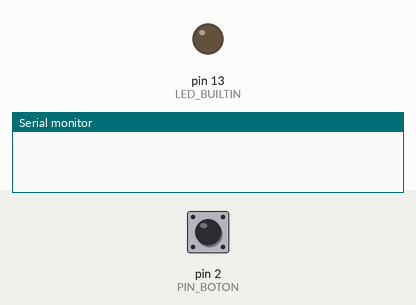
Recording of a sketch running on a simulated Arduino Uno, built with avr-gcc and run on an emulated ATmega328P. Parts: output pins drawn as LEDs (lit = HIGH), the last lines printed to the serial monitor. The inputs (shaded band) are chosen by the test bench; at power-on: pin 2 (PIN_BOTON) HIGH.

Above: at 1.2 s.
1.3 s: pin 2 (PIN_BOTON) pulled LOW for 0.15 s
At 1.6 s:
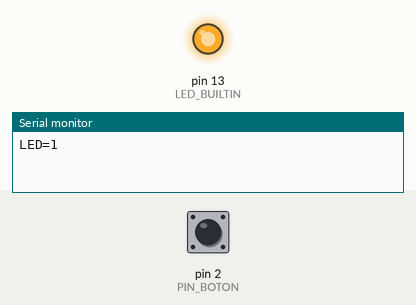
2.9 s: pin 2 (PIN_BOTON) pulled LOW for 1 s
At 4.0 s:
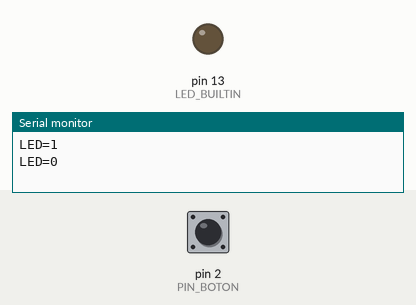
5.4 s: pin 2 (PIN_BOTON) pulled LOW for 3.2 s
At 5.9 s:
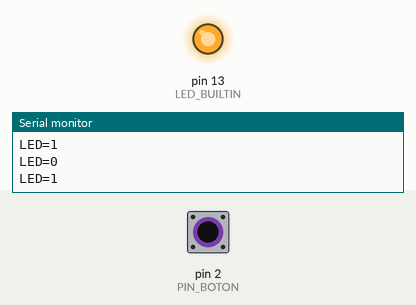
Timing chart, 0 to 8.4 s (numbered marks = the images above; inputs shaded):
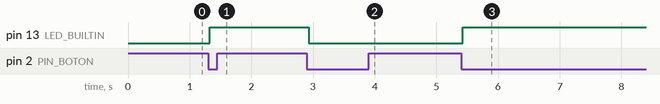

Measured:
- after the input at 1.3 s, pin 13 (LED_BUILTIN): LOW → HIGH at once
- after the input at 2.9 s, pin 13 (LED_BUILTIN): HIGH → LOW at once
- after the input at 5.4 s, pin 13 (LED_BUILTIN): LOW → HIGH at once

The sketch:

Pines.ino
```cpp
#include <Arduino.h>
constexpr uint8_t PIN_BOTON = 2;
constexpr unsigned long REBOTE_MS = 30;
int ultimaLectura = HIGH;
int estable = HIGH;
unsigned long cambio = 0;
bool encendido = false;
void setup() {
  pinMode(PIN_BOTON, INPUT_PULLUP);
  pinMode(LED_BUILTIN, OUTPUT);
  Serial.begin(115200);
}
void loop() {
  int actual = digitalRead(PIN_BOTON);
  unsigned long ahora = millis();
  if (actual != ultimaLectura) { cambio = ahora; ultimaLectura = actual; }
  if (ahora - cambio >= REBOTE_MS && actual != estable) {
    estable = actual;
    if (estable == LOW) {
      encendido = !encendido;
      digitalWrite(LED_BUILTIN, encendido ? HIGH : LOW);
      Serial.print("LED="); Serial.println(encendido ? 1 : 0);
    }
  }
}
```
